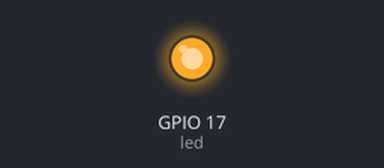
The program below on a simulated Raspberry Pi (BCM pin numbers). Parts: output pins drawn as LEDs (lit = HIGH). At 9.4 s the program stops and its outputs stay as they are.

Above: at 0.9 s.
At 4.3 s:
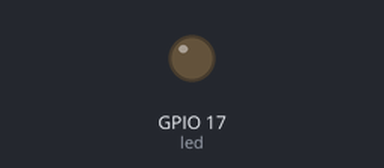
Timing chart, 0 to 5.5 s (numbered marks = the images above):
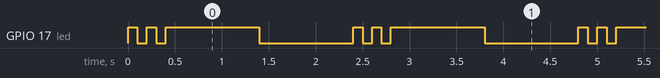

The program:

led.py
```python
from gpiozero import LED
from time import sleep

led = LED(17)

def dot():
	led.on()
	sleep(1)
	led.off()
	sleep(1)


def dash():
	led.on()
        sleep(0.1)
        led.off()
        sleep(0.1)


dash()
dash()
dot()
dash()
dash()
dot()
dash()
dash()
dot()
dash()
dot()
```

Measured:
- by itself, GPIO 17 (led): repeats every 2.4 s: LOW 0.10 s, HIGH 0.10 s, LOW 0.10 s, HIGH 1.0 s, LOW 1.0 s, HIGH 0.10 s
